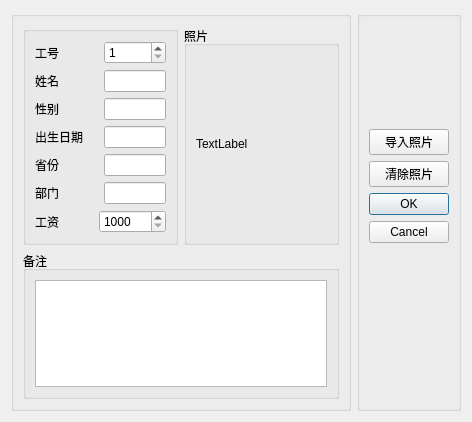
<?xml version="1.0" encoding="UTF-8"?>
<ui version="4.0">
 <class>TDialogData</class>
 <widget class="QDialog" name="TDialogData">
  <property name="geometry">
   <rect>
    <x>0</x>
    <y>0</y>
    <width>472</width>
    <height>422</height>
   </rect>
  </property>
  <property name="windowTitle">
   <string>Dialog</string>
  </property>
  <layout class="QHBoxLayout" name="horizontalLayout_11">
   <item>
    <widget class="QGroupBox" name="groupBox_curRecord">
     <property name="title">
      <string/>
     </property>
     <layout class="QHBoxLayout" name="horizontalLayout_10">
      <item>
       <layout class="QVBoxLayout" name="verticalLayout_3" stretch="1,1">
        <item>
         <layout class="QHBoxLayout" name="horizontalLayout_9" stretch="1,1">
          <item>
           <widget class="QGroupBox" name="groupBox_5">
            <property name="title">
             <string/>
            </property>
            <layout class="QVBoxLayout" name="verticalLayout">
             <item>
              <layout class="QHBoxLayout" name="horizontalLayout_2">
               <item>
                <widget class="QLabel" name="label_2">
                 <property name="text">
                  <string>工号</string>
                 </property>
                </widget>
               </item>
               <item>
                <widget class="QSpinBox" name="spinBox_numberID">
                 <property name="minimum">
                  <number>1</number>
                 </property>
                 <property name="maximum">
                  <number>9999</number>
                 </property>
                </widget>
               </item>
              </layout>
             </item>
             <item>
              <layout class="QHBoxLayout" name="horizontalLayout_3" stretch="3,3">
               <item>
                <widget class="QLabel" name="label_3">
                 <property name="text">
                  <string>姓名</string>
                 </property>
                </widget>
               </item>
               <item>
                <widget class="QLineEdit" name="lineEdit_name"/>
               </item>
              </layout>
             </item>
             <item>
              <layout class="QHBoxLayout" name="horizontalLayout_4" stretch="1,1">
               <item>
                <widget class="QLabel" name="label_4">
                 <property name="text">
                  <string>性别</string>
                 </property>
                </widget>
               </item>
               <item>
                <widget class="QLineEdit" name="lineEdit_gender"/>
               </item>
              </layout>
             </item>
             <item>
              <layout class="QHBoxLayout" name="horizontalLayout_5" stretch="1,1">
               <item>
                <widget class="QLabel" name="label_5">
                 <property name="text">
                  <string>出生日期</string>
                 </property>
                </widget>
               </item>
               <item>
                <widget class="QLineEdit" name="lineEdit_birth"/>
               </item>
              </layout>
             </item>
             <item>
              <layout class="QHBoxLayout" name="horizontalLayout_6" stretch="1,1">
               <item>
                <widget class="QLabel" name="label_6">
                 <property name="text">
                  <string>省份</string>
                 </property>
                </widget>
               </item>
               <item>
                <widget class="QLineEdit" name="lineEdit_province"/>
               </item>
              </layout>
             </item>
             <item>
              <layout class="QHBoxLayout" name="horizontalLayout_7" stretch="1,1">
               <item>
                <widget class="QLabel" name="label_7">
                 <property name="text">
                  <string>部门</string>
                 </property>
                </widget>
               </item>
               <item>
                <widget class="QLineEdit" name="lineEdit_department"/>
               </item>
              </layout>
             </item>
             <item>
              <layout class="QHBoxLayout" name="horizontalLayout_8">
               <item>
                <widget class="QLabel" name="label_8">
                 <property name="text">
                  <string>工资</string>
                 </property>
                </widget>
               </item>
               <item>
                <widget class="QSpinBox" name="spinBox_salary">
                 <property name="minimum">
                  <number>1000</number>
                 </property>
                 <property name="maximum">
                  <number>999999</number>
                 </property>
                </widget>
               </item>
              </layout>
             </item>
            </layout>
           </widget>
          </item>
          <item>
           <widget class="QGroupBox" name="groupBox_6">
            <property name="title">
             <string>照片</string>
            </property>
            <layout class="QVBoxLayout" name="verticalLayout_2">
             <item>
              <widget class="QLabel" name="label_photo">
               <property name="text">
                <string>TextLabel</string>
               </property>
              </widget>
             </item>
            </layout>
           </widget>
          </item>
         </layout>
        </item>
        <item>
         <widget class="QGroupBox" name="groupBox_notation">
          <property name="title">
           <string>备注</string>
          </property>
          <layout class="QHBoxLayout" name="horizontalLayout">
           <item>
            <widget class="QPlainTextEdit" name="plainTextEdit"/>
           </item>
          </layout>
         </widget>
        </item>
       </layout>
      </item>
     </layout>
    </widget>
   </item>
   <item>
    <widget class="QGroupBox" name="groupBox">
     <property name="title">
      <string/>
     </property>
     <layout class="QVBoxLayout" name="verticalLayout_4" stretch="1,0,0,2">
      <item>
       <spacer name="verticalSpacer">
        <property name="orientation">
         <enum>Qt::Vertical</enum>
        </property>
        <property name="sizeHint" stdset="0">
         <size>
          <width>20</width>
          <height>40</height>
         </size>
        </property>
       </spacer>
      </item>
      <item>
       <widget class="QPushButton" name="pushButton_SetPhoto">
        <property name="text">
         <string>导入照片</string>
        </property>
       </widget>
      </item>
      <item>
       <widget class="QPushButton" name="pushButton_ClearPhoto">
        <property name="text">
         <string>清除照片</string>
        </property>
       </widget>
      </item>
      <item>
       <widget class="QDialogButtonBox" name="buttonBox">
        <property name="orientation">
         <enum>Qt::Vertical</enum>
        </property>
        <property name="standardButtons">
         <set>QDialogButtonBox::Cancel|QDialogButtonBox::Ok</set>
        </property>
       </widget>
      </item>
     </layout>
    </widget>
   </item>
  </layout>
 </widget>
 <resources/>
 <connections>
  <connection>
   <sender>buttonBox</sender>
   <signal>accepted()</signal>
   <receiver>TDialogData</receiver>
   <slot>accept()</slot>
   <hints>
    <hint type="sourcelabel">
     <x>248</x>
     <y>254</y>
    </hint>
    <hint type="destinationlabel">
     <x>157</x>
     <y>274</y>
    </hint>
   </hints>
  </connection>
  <connection>
   <sender>buttonBox</sender>
   <signal>rejected()</signal>
   <receiver>TDialogData</receiver>
   <slot>reject()</slot>
   <hints>
    <hint type="sourcelabel">
     <x>316</x>
     <y>260</y>
    </hint>
    <hint type="destinationlabel">
     <x>286</x>
     <y>274</y>
    </hint>
   </hints>
  </connection>
 </connections>
</ui>
